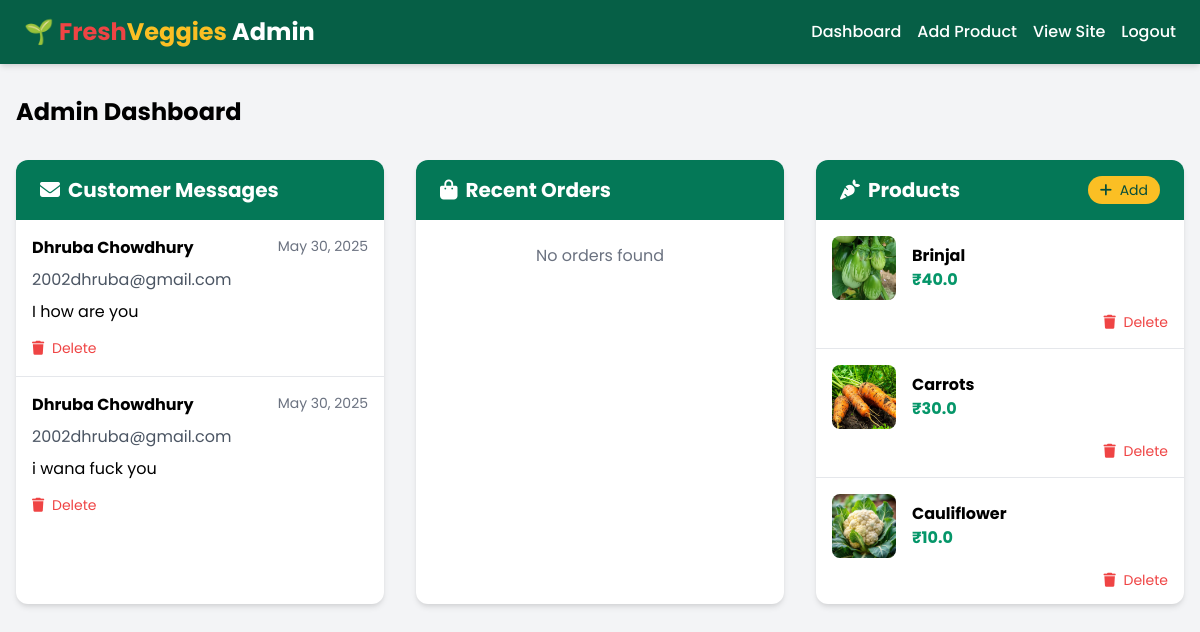
The app's page /admin/dashboard (signed in) with its own data.
### app.py (models this page shows, shortened)
class Message(db.Model):
    id = db.Column(db.Integer, primary_key=True)
    name = db.Column(db.String(100), nullable=False)
    email = db.Column(db.String(100), nullable=False)
    message = db.Column(db.Text, nullable=False)
    created_at = db.Column(db.DateTime, server_default=db.func.now())

class Product(db.Model):
    id = db.Column(db.Integer, primary_key=True)
    name = db.Column(db.String(100), nullable=False)
    price = db.Column(db.Float, nullable=False)
    image = db.Column(db.String(200), nullable=False)
    category = db.Column(db.String(50), nullable=False)

### app.py (the view)
@app.route('/admin/dashboard')
def admin_dashboard():
    if 'is_admin' not in session or not session['is_admin']:
        return redirect(url_for('admin_login'))
    messages = Message.query.order_by(Message.created_at.desc()).all()
    orders = Order.query.order_by(Order.created_at.desc()).all()
    products = Product.query.all()
    return render_template('admin_dashboard.html', messages=messages, orders=orders, products=products)

### app.py (called while the page is built)
@app.context_processor
def inject_csrf_token():
    return dict(csrf_token=generate_csrf)

### templates/admin_dashboard.html (shortened to what this page needs)
<!DOCTYPE html>
<html lang="en">
<head>
  <link href="https://cdn.jsdelivr.net/npm/tailwindcss@2.2.19/dist/tailwind.min.css" rel="stylesheet">
  <link rel="stylesheet" href="https://cdnjs.cloudflare.com/ajax/libs/font-awesome/6.4.0/css/all.min.css">
</head>
<body class="bg-gray-100">
  <nav class="bg-green-800 text-white py-4 px-6 shadow-md">
    <div class="max-w-7xl mx-auto flex justify-between items-center">
      <a href="/admin/dashboard">
        <h1 class="text-2xl font-bold">
          <span class="text-red-500">🌱 Fresh</span><span class="text-yellow-400">Veggies</span> Admin
        </h1>
      </a>
      <div class="flex items-center space-x-6">
        <ul class="flex space-x-4 text-md font-medium">
          <li><a href="/admin/dashboard" class="hover:text-yellow-300 transition">Dashboard</a></li>
          <li><a href="/admin/add_product" class="hover:text-yellow-300 transition">Add Product</a></li>
          <li><a href="/" class="hover:text-yellow-300 transition">View Site</a></li>
          <li><a href="/logout" class="hover:text-yellow-300 transition">Logout</a></li>
        </ul>
      </div>
    </div>
  </nav>
  <div class="max-w-7xl mx-auto py-8 px-4">
    <h1 class="text-2xl font-bold mb-8">Admin Dashboard</h1>
    <div class="grid grid-cols-1 lg:grid-cols-3 gap-8 mb-12">
      <div class="bg-white rounded-xl shadow-md overflow-hidden">
        <div class="bg-green-700 text-white px-6 py-4">
          <h2 class="text-xl font-bold flex items-center">
            <i class="fas fa-envelope mr-2"></i> Customer Messages
          </h2>
        </div>
        <div class="divide-y divide-gray-200 max-h-96 overflow-y-auto">
          {% for message in messages %}
          <div class="p-4">
            <div class="flex justify-between items-start mb-2">
              <h3 class="font-bold">{{ message.name }}</h3>
              <span class="text-sm text-gray-500">{{ message.created_at.strftime('%b %d, %Y') }}</span>
            </div>
            <p class="text-gray-600 mb-2">{{ message.email }}</p>
            <p class="mb-3">{{ message.message }}</p>
            <a href="/admin/delete_message/{{ message.id }}" class="text-red-500 hover:text-red-700 text-sm">
              <i class="fas fa-trash mr-1"></i> Delete
            </a>
          </div>
          {% else %}
          <div class="p-6 text-center text-gray-500">
            No messages found
          </div>
          {% endfor %}
        </div>
      </div>
      <div class="bg-white rounded-xl shadow-md overflow-hidden">
        <div class="bg-green-700 text-white px-6 py-4">
          <h2 class="text-xl font-bold flex items-center">
            <i class="fas fa-shopping-bag mr-2"></i> Recent Orders
          </h2>
        </div>
        <div class="divide-y divide-gray-200 max-h-96 overflow-y-auto">
          {% for order in orders %}
          <div class="p-4">
            <div class="flex justify-between items-start mb-2">
              <h3 class="font-bold">Order #{{ order.id }}</h3>
              <span class="text-sm text-gray-500">{{ order.created_at.strftime('%b %d, %Y') }}</span>
            </div>
            <p class="font-bold text-green-600 mb-2">₹{{ order.total }}</p>
            <div class="flex items-center mb-3">
              <span class="mr-2">Status:</span>
              <form method="POST" action="/admin/update_order_status/{{ order.id }}" class="flex items-center">
                <select name="status" class="border rounded px-2 py-1 mr-2">
                  <option value="Pending" {% if order.status == 'Pending' %}selected{% endif %}>Pending</option>
                  <option value="Processing" {% if order.status == 'Processing' %}selected{% endif %}>Processing</option>
                  <option value="Shipped" {% if order.status == 'Shipped' %}selected{% endif %}>Shipped</option>
                  <option value="Delivered" {% if order.status == 'Delivered' %}selected{% endif %}>Delivered</option>
                  <option value="Cancelled" {% if order.status == 'Cancelled' %}selected{% endif %}>Cancelled</option>
                </select>
                <button type="submit" class="text-sm bg-green-600 text-white px-2 py-1 rounded hover:bg-green-700">
                  Update
                </button>
              </form>
            </div>
            <a href="#" class="text-blue-500 hover:text-blue-700 text-sm">
              <i class="fas fa-eye mr-1"></i> View Details
            </a>
          </div>
          {% else %}
          <div class="p-6 text-center text-gray-500">
            No orders found
          </div>
          {% endfor %}
        </div>
      </div>
      <div class="bg-white rounded-xl shadow-md overflow-hidden">
        <div class="bg-green-700 text-white px-6 py-4">
          <div class="flex justify-between items-center">
            <h2 class="text-xl font-bold flex items-center">
              <i class="fas fa-carrot mr-2"></i> Products
            </h2>
            <a href="/admin/add_product" class="text-sm bg-yellow-400 text-green-900 px-3 py-1 rounded-full hover:bg-yellow-300">
              <i class="fas fa-plus mr-1"></i> Add
            </a>
          </div>
        </div>
        <div class="divide-y divide-gray-200 max-h-96 overflow-y-auto">
          {% for product in products %}
          <div class="p-4">
            <div class="flex items-center mb-3">
              <img src="static/{{ product.image }}" alt="{{ product.name }}" class="w-16 h-16 object-cover rounded-lg mr-4">
              <div>
                <h3 class="font-bold">{{ product.name }}</h3>
                <p class="text-green-600 font-bold">₹{{ product.price }}</p>
              </div>
            </div>
            <div class="flex justify-end">
              <a href="/admin/delete_product/{{ product.id }}" class="text-red-500 hover:text-red-700 text-sm">
                <i class="fas fa-trash mr-1"></i> Delete
              </a>
            </div>
          </div>
          {% else %}
          <div class="p-6 text-center text-gray-500">
            No products found
          </div>
          {% endfor %}
        </div>
      </div>
    </div>
  </div>
</body>
</html>

### templates/admin_dashboard.html (style rules this page uses)
body { font-family: 'Poppins', sans-serif; }

### records on screen
Message: name "Dhruba Chowdhury", created_at "May 30, 2025", email "2002dhruba@gmail.com", message "I how are you"
Message: name "Dhruba Chowdhury", created_at "May 30, 2025", email "2002dhruba@gmail.com", message "i wana fuck you"
Product: image (picture), name "Brinjal", price "40.0"
Product: image (picture), name "Carrots", price "30.0"
Product: image (picture), name "Cauliflower", price "10.0"
